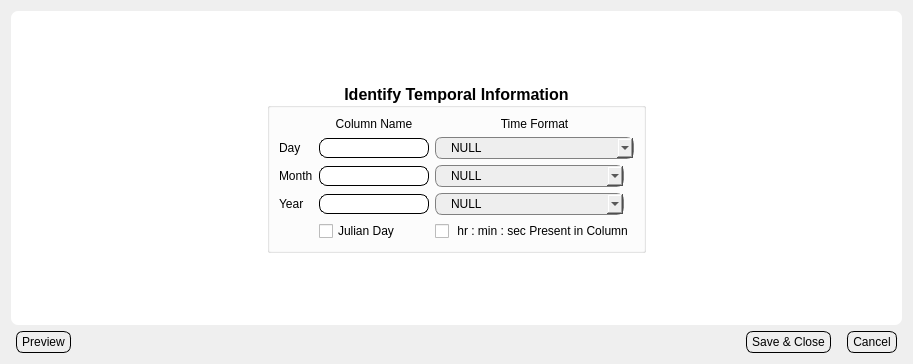
<?xml version="1.0" encoding="UTF-8"?>
<ui version="4.0">
 <class>Dialog</class>
 <widget class="QDialog" name="Dialog">
  <property name="geometry">
   <rect>
    <x>0</x>
    <y>0</y>
    <width>913</width>
    <height>364</height>
   </rect>
  </property>
  <property name="windowTitle">
   <string>Dialog</string>
  </property>
  <property name="styleSheet">
   <string notr="true">.QLabel{
	background: None;
	padding: 0px;
	margin: 0px;
}
.QComboBox {
    border: 1px solid gray;
    border-radius: 7px;
    padding: 2px;
	padding-left: 15px;
	background: #EEEEEE;
}
.QFrame, .QWidget{
	border-radius: 7;
	background: white;
}	



.QLineEdit{
	padding: 1px;
	border-style: solid;
	border: 1px solid black;
	border-radius: 8px;
	margin: 0px;
}

.QPushButton {
	color: black;
	background: #EEEEEE;
	border-width: 1px;
	border-color: black;
	border-style: solid;
	border-radius: 7;
	margin-top: 0px;
	margin-left: 5px;
	margin-right:5px;	
	padding-left: 5px;
	padding-right: 5px;
	padding-top: 3px;
	padding-bottom: 3px;
}
</string>
  </property>
  <layout class="QVBoxLayout" name="verticalLayout_5">
   <item>
    <layout class="QVBoxLayout" name="verticalLayout_4">
     <item>
      <widget class="QFrame" name="frame">
       <property name="frameShape">
        <enum>QFrame::StyledPanel</enum>
       </property>
       <property name="frameShadow">
        <enum>QFrame::Raised</enum>
       </property>
       <layout class="QVBoxLayout" name="verticalLayout_3">
        <item>
         <layout class="QVBoxLayout" name="verticalLayout_2">
          <item>
           <spacer name="verticalSpacer">
            <property name="orientation">
             <enum>Qt::Vertical</enum>
            </property>
            <property name="sizeHint" stdset="0">
             <size>
              <width>20</width>
              <height>40</height>
             </size>
            </property>
           </spacer>
          </item>
          <item>
           <layout class="QHBoxLayout" name="horizontalLayout">
            <item>
             <spacer name="horizontalSpacer">
              <property name="orientation">
               <enum>Qt::Horizontal</enum>
              </property>
              <property name="sizeHint" stdset="0">
               <size>
                <width>40</width>
                <height>20</height>
               </size>
              </property>
             </spacer>
            </item>
            <item>
             <widget class="QGroupBox" name="groupBox">
              <property name="sizePolicy">
               <sizepolicy hsizetype="Fixed" vsizetype="Fixed">
                <horstretch>0</horstretch>
                <verstretch>0</verstretch>
               </sizepolicy>
              </property>
              <property name="font">
               <font>
                <pointsize>12</pointsize>
                <weight>75</weight>
                <bold>true</bold>
               </font>
              </property>
              <property name="title">
               <string>Identify Temporal Information</string>
              </property>
              <property name="alignment">
               <set>Qt::AlignCenter</set>
              </property>
              <layout class="QVBoxLayout" name="verticalLayout">
               <item>
                <layout class="QGridLayout" name="gridLayout">
                 <item row="1" column="1">
                  <widget class="QLineEdit" name="lnedDay">
                   <property name="sizePolicy">
                    <sizepolicy hsizetype="Fixed" vsizetype="Fixed">
                     <horstretch>0</horstretch>
                     <verstretch>0</verstretch>
                    </sizepolicy>
                   </property>
                  </widget>
                 </item>
                 <item row="0" column="1">
                  <widget class="QLabel" name="label_4">
                   <property name="text">
                    <string>Column Name</string>
                   </property>
                   <property name="alignment">
                    <set>Qt::AlignCenter</set>
                   </property>
                  </widget>
                 </item>
                 <item row="3" column="2">
                  <widget class="QComboBox" name="cboxYear">
                   <property name="sizePolicy">
                    <sizepolicy hsizetype="Fixed" vsizetype="Fixed">
                     <horstretch>0</horstretch>
                     <verstretch>0</verstretch>
                    </sizepolicy>
                   </property>
                   <item>
                    <property name="text">
                     <string>NULL</string>
                    </property>
                   </item>
                   <item>
                    <property name="text">
                     <string>dd - mm - YYYY (Any Order)</string>
                    </property>
                   </item>
                   <item>
                    <property name="text">
                     <string>dd - mm - YY (Any Order)</string>
                    </property>
                   </item>
                   <item>
                    <property name="text">
                     <string>dd - YYYY (Any Order)</string>
                    </property>
                   </item>
                   <item>
                    <property name="text">
                     <string>dd - YY (Any Order)</string>
                    </property>
                   </item>
                   <item>
                    <property name="text">
                     <string>mm - YYYY (Any Order)</string>
                    </property>
                   </item>
                   <item>
                    <property name="text">
                     <string>mm - YY (Any Order)</string>
                    </property>
                   </item>
                   <item>
                    <property name="text">
                     <string>YYYY</string>
                    </property>
                   </item>
                   <item>
                    <property name="text">
                     <string>YY</string>
                    </property>
                   </item>
                   <item>
                    <property name="text">
                     <string>Julian day</string>
                    </property>
                   </item>
                  </widget>
                 </item>
                 <item row="1" column="2">
                  <widget class="QComboBox" name="cboxDay">
                   <property name="sizePolicy">
                    <sizepolicy hsizetype="Fixed" vsizetype="Fixed">
                     <horstretch>0</horstretch>
                     <verstretch>0</verstretch>
                    </sizepolicy>
                   </property>
                   <item>
                    <property name="text">
                     <string>NULL</string>
                    </property>
                   </item>
                   <item>
                    <property name="text">
                     <string>dd - mm - YYYY (Any Order)</string>
                    </property>
                   </item>
                   <item>
                    <property name="text">
                     <string>dd - mm - YY (Any Order)</string>
                    </property>
                   </item>
                   <item>
                    <property name="text">
                     <string>dd - mm (Any Order)</string>
                    </property>
                   </item>
                   <item>
                    <property name="text">
                     <string>dd - YYYY (Any Order)</string>
                    </property>
                   </item>
                   <item>
                    <property name="text">
                     <string>dd - YY (Any Order)</string>
                    </property>
                   </item>
                   <item>
                    <property name="text">
                     <string>dd</string>
                    </property>
                   </item>
                   <item>
                    <property name="text">
                     <string>julian day - YYYY (Any Order)</string>
                    </property>
                   </item>
                   <item>
                    <property name="text">
                     <string>julian day - YY (Any Order)</string>
                    </property>
                   </item>
                   <item>
                    <property name="text">
                     <string>julian day</string>
                    </property>
                   </item>
                  </widget>
                 </item>
                 <item row="4" column="2">
                  <widget class="QCheckBox" name="ckMonthSpelling">
                   <property name="text">
                    <string> hr : min : sec Present in Column</string>
                   </property>
                  </widget>
                 </item>
                 <item row="4" column="1">
                  <widget class="QCheckBox" name="ckJulian">
                   <property name="text">
                    <string>Julian Day</string>
                   </property>
                  </widget>
                 </item>
                 <item row="3" column="0">
                  <widget class="QLabel" name="label_3">
                   <property name="text">
                    <string>Year</string>
                   </property>
                  </widget>
                 </item>
                 <item row="2" column="2">
                  <widget class="QComboBox" name="cboxMonth">
                   <property name="sizePolicy">
                    <sizepolicy hsizetype="Fixed" vsizetype="Fixed">
                     <horstretch>0</horstretch>
                     <verstretch>0</verstretch>
                    </sizepolicy>
                   </property>
                   <item>
                    <property name="text">
                     <string>NULL</string>
                    </property>
                   </item>
                   <item>
                    <property name="text">
                     <string>dd - mm - YYYY (Any Order)</string>
                    </property>
                   </item>
                   <item>
                    <property name="text">
                     <string>dd - mm - YY (Any Order)</string>
                    </property>
                   </item>
                   <item>
                    <property name="text">
                     <string>dd - mm (Any Order)</string>
                    </property>
                   </item>
                   <item>
                    <property name="text">
                     <string>mm - YYYY (Any Order)</string>
                    </property>
                   </item>
                   <item>
                    <property name="text">
                     <string>mm - YY (Any Order)</string>
                    </property>
                   </item>
                   <item>
                    <property name="text">
                     <string>mm</string>
                    </property>
                   </item>
                  </widget>
                 </item>
                 <item row="2" column="0">
                  <widget class="QLabel" name="label_2">
                   <property name="text">
                    <string>Month</string>
                   </property>
                  </widget>
                 </item>
                 <item row="3" column="1">
                  <widget class="QLineEdit" name="lnedYear">
                   <property name="sizePolicy">
                    <sizepolicy hsizetype="Fixed" vsizetype="Fixed">
                     <horstretch>0</horstretch>
                     <verstretch>0</verstretch>
                    </sizepolicy>
                   </property>
                  </widget>
                 </item>
                 <item row="2" column="1">
                  <widget class="QLineEdit" name="lnedMonth">
                   <property name="sizePolicy">
                    <sizepolicy hsizetype="Fixed" vsizetype="Fixed">
                     <horstretch>0</horstretch>
                     <verstretch>0</verstretch>
                    </sizepolicy>
                   </property>
                  </widget>
                 </item>
                 <item row="1" column="0">
                  <widget class="QLabel" name="label">
                   <property name="text">
                    <string>Day</string>
                   </property>
                  </widget>
                 </item>
                 <item row="0" column="2">
                  <widget class="QLabel" name="label_5">
                   <property name="toolTip">
                    <string>&lt;html&gt;&lt;head/&gt;&lt;body&gt;&lt;p&gt;&lt;span style=&quot; text-decoration: underline;&quot;&gt;Format Examples&lt;/span&gt;&lt;/p&gt;&lt;p&gt;YYYY = 1996&lt;/p&gt;&lt;p&gt;YY = 96&lt;/p&gt;&lt;p&gt;&lt;br/&gt;&lt;/p&gt;&lt;/body&gt;&lt;/html&gt;</string>
                   </property>
                   <property name="text">
                    <string>Time Format</string>
                   </property>
                   <property name="alignment">
                    <set>Qt::AlignCenter</set>
                   </property>
                  </widget>
                 </item>
                </layout>
               </item>
              </layout>
             </widget>
            </item>
            <item>
             <spacer name="horizontalSpacer_2">
              <property name="orientation">
               <enum>Qt::Horizontal</enum>
              </property>
              <property name="sizeHint" stdset="0">
               <size>
                <width>40</width>
                <height>20</height>
               </size>
              </property>
             </spacer>
            </item>
           </layout>
          </item>
          <item>
           <spacer name="verticalSpacer_2">
            <property name="orientation">
             <enum>Qt::Vertical</enum>
            </property>
            <property name="sizeHint" stdset="0">
             <size>
              <width>20</width>
              <height>40</height>
             </size>
            </property>
           </spacer>
          </item>
         </layout>
        </item>
       </layout>
      </widget>
     </item>
     <item>
      <layout class="QHBoxLayout" name="horizontalLayout_7">
       <item>
        <widget class="QPushButton" name="btnPreview">
         <property name="text">
          <string>Preview</string>
         </property>
        </widget>
       </item>
       <item>
        <spacer name="horizontalSpacer_6">
         <property name="orientation">
          <enum>Qt::Horizontal</enum>
         </property>
         <property name="sizeHint" stdset="0">
          <size>
           <width>40</width>
           <height>20</height>
          </size>
         </property>
        </spacer>
       </item>
       <item>
        <widget class="QPushButton" name="btnSaveClose">
         <property name="text">
          <string>Save &amp;&amp; Close</string>
         </property>
        </widget>
       </item>
       <item>
        <widget class="QPushButton" name="btnCancel">
         <property name="text">
          <string>Cancel</string>
         </property>
        </widget>
       </item>
      </layout>
     </item>
    </layout>
   </item>
  </layout>
 </widget>
 <tabstops>
  <tabstop>lnedDay</tabstop>
  <tabstop>cboxDay</tabstop>
  <tabstop>lnedMonth</tabstop>
  <tabstop>cboxMonth</tabstop>
  <tabstop>lnedYear</tabstop>
  <tabstop>cboxYear</tabstop>
  <tabstop>ckJulian</tabstop>
  <tabstop>ckMonthSpelling</tabstop>
  <tabstop>btnSaveClose</tabstop>
  <tabstop>btnCancel</tabstop>
 </tabstops>
 <resources/>
 <connections/>
</ui>
